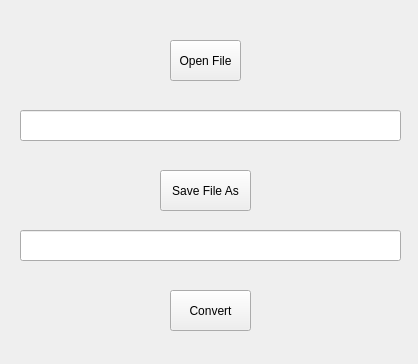
<?xml version="1.0" encoding="UTF-8"?>
<ui version="4.0">
 <class>MainWindow</class>
 <widget class="QMainWindow" name="MainWindow">
  <property name="geometry">
   <rect>
    <x>0</x>
    <y>0</y>
    <width>418</width>
    <height>364</height>
   </rect>
  </property>
  <property name="maximumSize">
   <size>
    <width>418</width>
    <height>364</height>
   </size>
  </property>
  <property name="windowTitle">
   <string>Video-to-Mp3 Maker</string>
  </property>
  <widget class="QWidget" name="centralwidget">
   <widget class="QPushButton" name="openBtn">
    <property name="geometry">
     <rect>
      <x>170</x>
      <y>40</y>
      <width>71</width>
      <height>41</height>
     </rect>
    </property>
    <property name="text">
     <string>Open File</string>
    </property>
   </widget>
   <widget class="QPushButton" name="saveBtn">
    <property name="geometry">
     <rect>
      <x>160</x>
      <y>170</y>
      <width>91</width>
      <height>41</height>
     </rect>
    </property>
    <property name="text">
     <string>Save File As</string>
    </property>
   </widget>
   <widget class="QLineEdit" name="videoFile">
    <property name="geometry">
     <rect>
      <x>20</x>
      <y>110</y>
      <width>381</width>
      <height>31</height>
     </rect>
    </property>
   </widget>
   <widget class="QLineEdit" name="audioFilename">
    <property name="geometry">
     <rect>
      <x>20</x>
      <y>230</y>
      <width>381</width>
      <height>31</height>
     </rect>
    </property>
   </widget>
   <widget class="QPushButton" name="convert">
    <property name="geometry">
     <rect>
      <x>170</x>
      <y>290</y>
      <width>81</width>
      <height>41</height>
     </rect>
    </property>
    <property name="text">
     <string>Convert</string>
    </property>
   </widget>
  </widget>
 </widget>
 <resources/>
 <connections/>
</ui>
